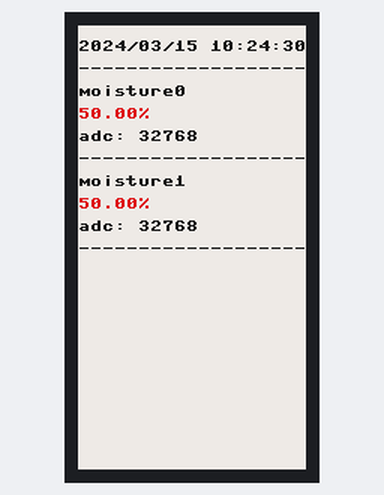
Recording of a program running on a simulated Raspberry Pi Pico running MicroPython. Parts: 152×296 colour display. The clock reads 2024-03-15 10:24:30 at power-on unless the program sets it; an e-paper refresh takes a nominal 2 s (0.4 s partial, 12 s with colour); what the program prints to the serial console is not drawn.

Above: at 5.0 s.

The program:

main.py
```python
from machine import ADC, Pin, RTC, lightsleep
import utime
import Pico_ePaper_2_66_B

if __name__=='__main__':
    soil0 = ADC(Pin(26))
    soil1 = ADC(Pin(27))
    min_moisture=0
    max_moisture=65535

    readDelay = 0.5

    separator = "-------------------"
    offset = 10

    epd = Pico_ePaper_2_66_B.EPD_2in9_B()
    rtc = RTC()

    while True:
        dt = rtc.datetime()
        ts = "%04d/%02d/%02d %02d:%02d:%02d" % (dt[0:3] + dt[4:7])
        adc0 = soil0.read_u16()
        adc1 = soil1.read_u16()
        moisture0 = (max_moisture-adc0)*100/(max_moisture-min_moisture)
        moisture1 = (max_moisture-adc1)*100/(max_moisture-min_moisture)
        print(ts + ": moisture0: " + "%.2f" % moisture0 +"% (adc: "+ str(adc0) + ")" + " moisture1:" + "%.2f" % moisture1 + "% (adc: " + str(adc1) + ")")
        disp_moisture0 = "%.2f" % moisture0 + "%"
        disp_moisture1 = "%.2f" % moisture1 + "%"
        disp_adc0 = "adc: " + str(adc0)
        disp_adc1 = "adc: " + str(adc1)
        utime.sleep(readDelay)

        epd.Clear(0xff, 0xff)

        epd.imageblack.fill(0xff)
        epd.imagered.fill(0xff)
        epd.imageblack.text(ts, 0, offset, 0x00)
        epd.imageblack.text(separator, 0, offset + 15, 0x00)
        epd.imageblack.text("moisture0", 0, offset + 30, 0x00)
        epd.imagered.text(disp_moisture0, 0, offset + 45, 0x00)
        epd.imageblack.text(disp_adc0, 0, offset + 60, 0x00)
        epd.imageblack.text(separator, 0, offset + 75, 0x00)
        epd.imageblack.text("moisture1", 0, offset + 90, 0x00)
        epd.imagered.text(disp_moisture1, 0, offset + 105, 0x00)
        epd.imageblack.text(disp_adc1, 0, offset + 120, 0x00)
        epd.imageblack.text(separator, 0, offset + 135, 0x00)
        epd.display()
        epd.delay_ms(2000)

        lightsleep(200000)


#        break

#    epd.Clear(0xff, 0xff)
#    epd.delay_ms(2000)
#    print("sleep")
#    epd.sleep()
```

Pico_ePaper_2_66_B.py
```python
# (licence header left out)
from machine import Pin, SPI
import framebuf
import utime

# Display resolution
EPD_WIDTH       = 152
EPD_HEIGHT      = 296

RST_PIN         = 12
DC_PIN          = 8
CS_PIN          = 9
BUSY_PIN        = 13

WF_PARTIAL_2IN66 =[
0x00,0x40,0x00,0x00,0x00,0x00,0x00,0x00,0x00,0x00,
0x00,0x00,0x80,0x80,0x00,0x00,0x00,0x00,0x00,0x00,
0x00,0x00,0x00,0x00,0x40,0x40,0x00,0x00,0x00,0x00,
0x00,0x00,0x00,0x00,0x00,0x00,0x00,0x80,0x00,0x00,
0x00,0x00,0x00,0x00,0x00,0x00,0x00,0x00,0x00,0x00,
0x00,0x00,0x00,0x00,0x00,0x00,0x00,0x00,0x00,0x00,
0x0A,0x00,0x00,0x00,0x00,0x00,0x02,0x01,0x00,0x00,
0x00,0x00,0x00,0x00,0x01,0x00,0x00,0x00,0x00,0x00,
0x00,0x00,0x00,0x00,0x00,0x00,0x00,0x00,0x00,0x00,
0x00,0x00,0x00,0x00,0x00,0x00,0x00,0x00,0x00,0x00,
0x00,0x00,0x00,0x00,0x00,0x00,0x00,0x00,0x00,0x00,
0x00,0x00,0x00,0x00,0x00,0x00,0x00,0x00,0x00,0x00,
0x00,0x00,0x00,0x00,0x00,0x00,0x00,0x00,0x00,0x00,
0x00,0x00,0x00,0x00,0x00,0x00,0x00,0x00,0x00,0x00,
0x00,0x00,0x00,0x00,0x22,0x22,0x22,0x22,0x22,0x22,
0x00,0x00,0x00,0x22,0x17,0x41,0xB0,0x32,0x36,
]

class EPD_2in9_B:
    def __init__(self):
        self.reset_pin = Pin(RST_PIN, Pin.OUT)

        self.busy_pin = Pin(BUSY_PIN, Pin.IN, Pin.PULL_UP)
        self.cs_pin = Pin(CS_PIN, Pin.OUT)
        self.width = EPD_WIDTH
        self.height = EPD_HEIGHT
        self.lut = WF_PARTIAL_2IN66

        self.spi = SPI(1)
        self.spi.init(baudrate=4000_000)
        self.dc_pin = Pin(DC_PIN, Pin.OUT)

        self.buffer_black = bytearray(self.height * self.width // 8)
        self.buffer_red = bytearray(self.height * self.width // 8)
        self.imageblack = framebuf.FrameBuffer(self.buffer_black, self.width, self.height, framebuf.MONO_HLSB)
        self.imagered = framebuf.FrameBuffer(self.buffer_red, self.width, self.height, framebuf.MONO_HLSB)
        self.init()

    def digital_write(self, pin, value):
        pin.value(value)

    def digital_read(self, pin):
        return pin.value()

    def delay_ms(self, delaytime):
        utime.sleep(delaytime / 1000.0)

    def spi_writebyte(self, data):
        self.spi.write(bytearray(data))

    def module_exit(self):
        self.digital_write(self.reset_pin, 0)

    # Hardware reset
    def reset(self):
        self.digital_write(self.reset_pin, 1)
        self.delay_ms(50)
        self.digital_write(self.reset_pin, 0)
        self.delay_ms(2)
        self.digital_write(self.reset_pin, 1)
        self.delay_ms(50)


    def send_command(self, command):
        self.digital_write(self.dc_pin, 0)
        self.digital_write(self.cs_pin, 0)
        self.spi_writebyte([command])
        self.digital_write(self.cs_pin, 1)

    def send_data(self, data):
        self.digital_write(self.dc_pin, 1)
        self.digital_write(self.cs_pin, 0)
        self.spi_writebyte([data])
        self.digital_write(self.cs_pin, 1)

    def SetWindow(self, x_start, y_start, x_end, y_end):
        self.send_command(0x44)
        self.send_data((x_start>>3) & 0x1f)
        self.send_data((x_end>>3) & 0x1f)

        self.send_command(0x45)
        self.send_data(y_start&0xff)
        self.send_data((y_start&0x100)>>8)
        self.send_data((y_end&0xff))
        self.send_data((y_end&0x100)>>8)

    def SetCursor(self, x_start, y_start):
        self.send_command(0x4E)
        self.send_data(x_start & 0x1f)

        self.send_command(0x4f)
        self.send_data(y_start&0xff)
        self.send_data((y_start&0x100)>>8)

    def ReadBusy(self):
        print('e-Paper busy')
        utime.sleep_ms(50)
        while(self.busy_pin.value() == 1):      # 0: idle, 1: busy
            utime.sleep_ms(10)
        print('e-Paper busy release')
        utime.sleep_ms(50)

    def TurnOnDisplay(self):
        self.send_command(0x20)
        self.ReadBusy()

    def init(self):
        print('init')
        self.reset()
        self.ReadBusy()
        self.send_command(0x12)
        self.ReadBusy()#waiting for the electronic paper IC to release the idle signal

        self.send_command(0x11)
        self.send_data(0x03)

        self.SetWindow(0, 0, self.width-1, self.height-1)

        self.send_command(0x21)    #resolution setting
        self.send_data (0x00)
        self.send_data (0x80)


        self.SetCursor(0,0)
        self.ReadBusy()


    def display(self):
        high = self.height
        if( self.width % 8 == 0) :
            wide =  self.width // 8
        else :
            wide =  self.width // 8 + 1
        self.send_command(0x24)
        for j in range(0, high):
            for i in range(0, wide):
                self.send_data(self.buffer_black[i + j * wide])
        self.send_command(0x26)
        for j in range(0, high):
            for i in range(0, wide):
                self.send_data(~self.buffer_red[i + j * wide])

        self.TurnOnDisplay()


    def Clear(self, colorblack, colorred):
        high = self.height
        if( self.width % 8 == 0) :
            wide =  self.width // 8
        else :
            wide =  self.width // 8 + 1
        self.send_command(0x24)
        for j in range(0, high):
            for i in range(0, wide):
                self.send_data(colorblack)
        self.send_command(0x26)
        for j in range(0, high):
            for i in range(0, wide):
                self.send_data(~colorred)

        self.TurnOnDisplay()

    def sleep(self):
        self.send_command(0X10) # deep sleep
        self.send_data(0x01)
      
```
